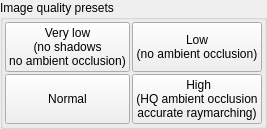
    <widget class="QGroupBox" name="groupBox_12">
     <property name="title">
      <string>Image quality presets</string>
     </property>
     <layout class="QVBoxLayout" name="verticalLayout_146">
      <property name="spacing">
       <number>2</number>
      </property>
      <property name="leftMargin">
       <number>2</number>
      </property>
      <property name="topMargin">
       <number>2</number>
      </property>
      <property name="rightMargin">
       <number>2</number>
      </property>
      <property name="bottomMargin">
       <number>2</number>
      </property>
      <item>
       <layout class="QGridLayout" name="gridLayout_34">
        <property name="topMargin">
         <number>0</number>
        </property>
        <property name="spacing">
         <number>2</number>
        </property>
        <item row="1" column="0">
         <widget class="QPushButton" name="pushButton_quality_preset_normal">
          <property name="sizePolicy">
           <sizepolicy hsizetype="Minimum" vsizetype="Preferred">
            <horstretch>0</horstretch>
            <verstretch>0</verstretch>
           </sizepolicy>
          </property>
          <property name="toolTip">
           <string>&lt;html&gt;&lt;head/&gt;&lt;body&gt;&lt;p&gt;Norrmal quality preset.&lt;/p&gt;&lt;p&gt;Ambient occlusion is turned on in Screen Space Ambient Occlusion (SSAO) mode.&lt;/p&gt;&lt;/body&gt;&lt;/html&gt;</string>
          </property>
          <property name="text">
           <string>Normal</string>
          </property>
         </widget>
        </item>
        <item row="0" column="1">
         <widget class="QPushButton" name="pushButton_quality_preset_low">
          <property name="sizePolicy">
           <sizepolicy hsizetype="Minimum" vsizetype="Preferred">
            <horstretch>0</horstretch>
            <verstretch>0</verstretch>
           </sizepolicy>
          </property>
          <property name="toolTip">
           <string>&lt;html&gt;&lt;head/&gt;&lt;body&gt;&lt;p&gt;A fast preset but with low quality.&lt;/p&gt;&lt;p&gt;Ambient occlusion is turned off.&lt;/p&gt;&lt;/body&gt;&lt;/html&gt;</string>
          </property>
          <property name="text">
           <string>Low
(no ambient occlusion)</string>
          </property>
         </widget>
        </item>
        <item row="1" column="1">
         <widget class="QPushButton" name="pushButton_quality_preset_high">
          <property name="sizePolicy">
           <sizepolicy hsizetype="Minimum" vsizetype="Preferred">
            <horstretch>0</horstretch>
            <verstretch>0</verstretch>
           </sizepolicy>
          </property>
          <property name="toolTip">
           <string>&lt;html&gt;&lt;head/&gt;&lt;body&gt;&lt;p&gt;The highest quality preset and the slowest.&lt;/p&gt;&lt;p&gt;Ambient occlusion is turned on in Multiple Rays mode. Raymarching step is decreased to 0.2 to reduce fractal calculation errors.&lt;/p&gt;&lt;/body&gt;&lt;/html&gt;</string>
          </property>
          <property name="text">
           <string> High
(HQ ambient occlusion
accurate raymarching)</string>
          </property>
         </widget>
        </item>
        <item row="0" column="0">
         <widget class="QPushButton" name="pushButton_quality_preset_very_low">
          <property name="sizePolicy">
           <sizepolicy hsizetype="Minimum" vsizetype="Preferred">
            <horstretch>0</horstretch>
            <verstretch>0</verstretch>
           </sizepolicy>
          </property>
          <property name="toolTip">
           <string>&lt;html&gt;&lt;head/&gt;&lt;body&gt;&lt;p&gt;This is the fastest preset but with the lowest quality.&lt;/p&gt;&lt;p&gt;Shadows, ambient occlusion and raytraced reflections are turned off. Detail level is decreased to 0.5.&lt;/p&gt;&lt;/body&gt;&lt;/html&gt;</string>
          </property>
          <property name="text">
           <string>Very low
(no shadows
no ambient occlusion)</string>
          </property>
         </widget>
        </item>
       </layout>
      </item>
     </layout>
    </widget>
